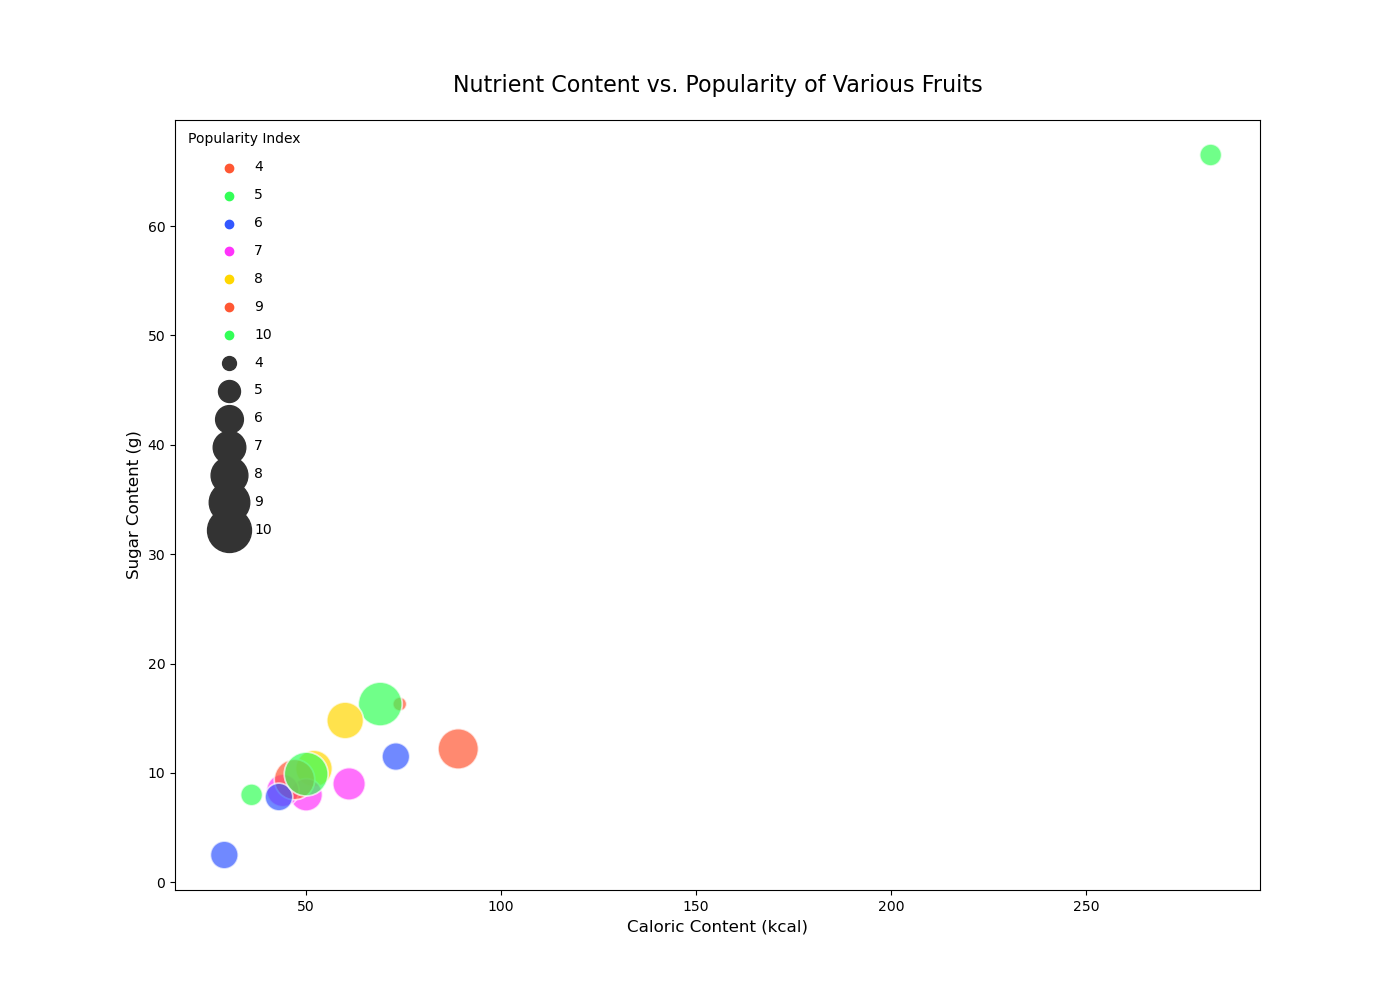

The script that drew this image:

import seaborn as sns
import matplotlib.pyplot as plt
import pandas as pd

# Create a DataFrame from the data above.
data = {
    'Fruit': ['Apple', 'Banana', 'Cherry', 'Date', 'Elderberry', 
              'Fig', 'Grape', 'Honeydew', 'Kiwi', 'Lemon', 
              'Mango', 'Nectarine', 'Orange', 'Papaya', 'Pineapple'],
    'Caloric Content (kcal)': [52, 89, 50, 282, 73, 
                               74, 69, 36, 61, 29, 
                               60, 44, 47, 43, 50],
    'Sugar Content (g)': [10.4, 12.2, 8.0, 66.5, 11.5, 
                          16.3, 16.3, 8.0, 9.0, 2.5,
                          14.8, 8.4, 9.4, 7.8, 9.9],
    'Popularity Index': [8, 9, 7, 5, 6, 
                         4, 10, 5, 7, 6,
                         8, 7, 9, 6, 10]
}

df = pd.DataFrame(data)

# Define the bubble chart
plt.figure(figsize=(14, 10))
bubble_chart = sns.scatterplot(data=df, x='Caloric Content (kcal)', y='Sugar Content (g)', 
                               hue='Popularity Index', size='Popularity Index', 
                               sizes=(100, 1000), alpha=0.7, 
                               palette=["#FF5733", "#33FF57", "#3357FF", "#FF33FB", "#FFD700"])

# Enhance legend and labels
plt.legend(scatterpoints=1, frameon=False, labelspacing=1, title='Popularity Index')
plt.title('Nutrient Content vs. Popularity of Various Fruits', fontsize=16, pad=20)
plt.xlabel('Caloric Content (kcal)', fontsize=12)
plt.ylabel('Sugar Content (g)', fontsize=12)

# Create the visualization
plt.show()
